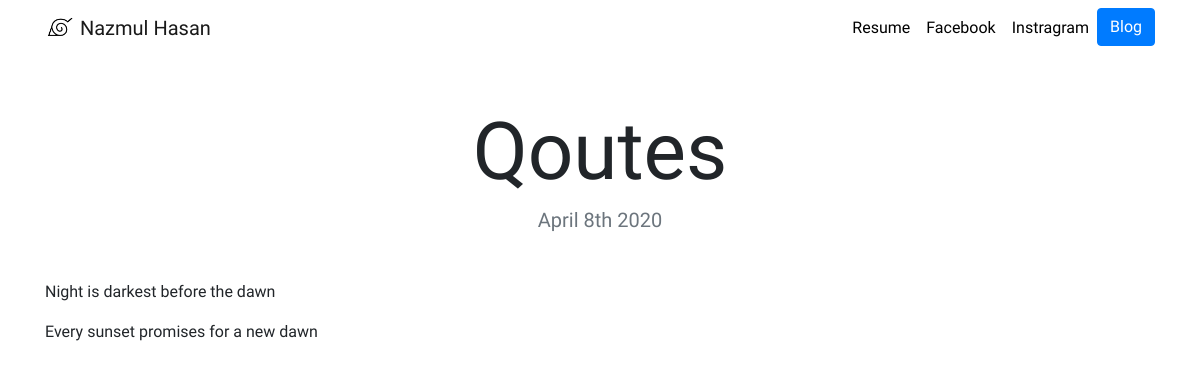
The app's page /blog/4 with its own data.
### blog/models.py (models this page shows, shortened)
class Blog(models.Model):
    title = models.CharField(max_length=100)
    description = models.TextField()
    date = models.DateField()

### blog/views.py (the view)
# urls.py: path('<int:blog_id>', views.detail,name = 'detail'),
def detail(request,blog_id):
    blog = get_object_or_404(Blog,pk=blog_id)
    return render(request,'blog/bblog.html',{'blog':blog})

### blog/templates/blog/bblog.html
{% extends "portfolio/base.html" %}
{% load static %}
{% block content %}
<h1 class="text-center mt-5" id="blogdetailtitle">{{ blog.title }}</h1>
<h5 class="text-center text-muted mb-5">{{ blog.date|date:'F jS Y' }}</h5>
{{ blog.description|safe }}
{% endblock %}

### portfolio/static/portfolio/custom.css (style rules this page uses)
body { font-family: 'Girassol', cursive; }
@media (min-width: 992px) { #blogdetailtitle { font-size: 5rem; } }

### records on screen
Blog: title "Qoutes", date "April 8th 2020", description "Night is darkest before the dawn Every sunset promises for a new dawn"
